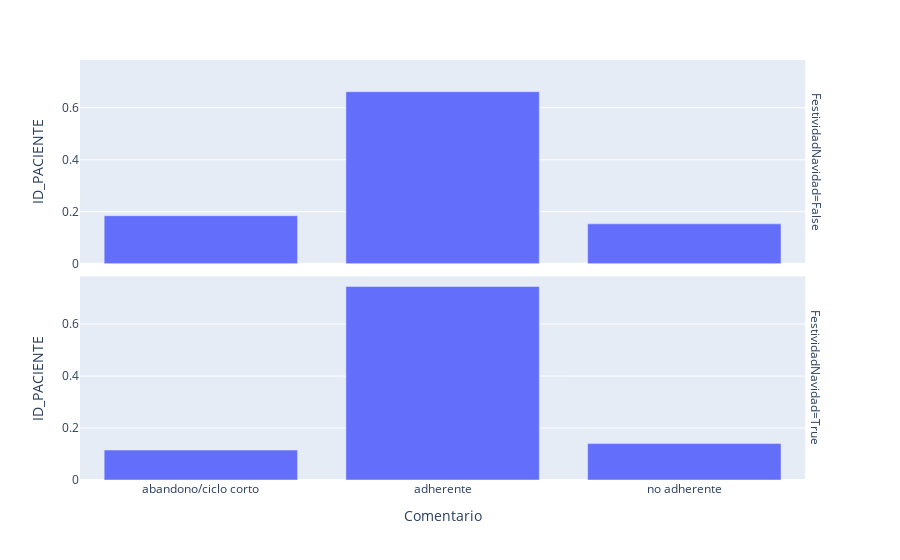

Notebook code cell kept with this figure:
### Code cell
m2=montelukast[montelukast.Comentario!="ultimo registro"].groupby(['FestividadNavidad','Comentario']).count()
m3=(m2["ID_PACIENTE"]/m2["ID_PACIENTE"].groupby(level=0).sum()).reset_index()
px.bar(m3,x="Comentario",y="ID_PACIENTE",facet_row="FestividadNavidad")

### Figure 1 — Plotly figure (JSON) as saved in the notebook; plotly's stock layout.template omitted (floating-point values rounded to 4 significant figures)
{"data": [{"alignmentgroup": "True", "hovertemplate": "FestividadNavidad=False<br>Comentario=%{x}<br>ID_PACIENTE=%{y}<extra></extra>", "legendgroup": "", "marker": {"color": "#636efa"}, "name": "", "offsetgroup": "", "orientation": "v", "showlegend": false, "textposition": "auto", "type": "bar", "x": ["abandono/ciclo corto", "adherente", "no adherente"], "xaxis": "x2", "y": [0.1847, 0.6619, 0.1534], "yaxis": "y2"}, {"alignmentgroup": "True", "hovertemplate": "FestividadNavidad=True<br>Comentario=%{x}<br>ID_PACIENTE=%{y}<extra></extra>", "legendgroup": "", "marker": {"color": "#636efa"}, "name": "", "offsetgroup": "", "orientation": "v", "showlegend": false, "textposition": "auto", "type": "bar", "x": ["abandono/ciclo corto", "adherente", "no adherente"], "xaxis": "x", "y": [0.1152, 0.7447, 0.1401], "yaxis": "y"}], "layout": {"annotations": [{"font": {}, "showarrow": false, "text": "FestividadNavidad=True", "textangle": 90, "x": 0.98, "xanchor": "left", "xref": "paper", "y": 0.2425, "yanchor": "middle", "yref": "paper"}, {"font": {}, "showarrow": false, "text": "FestividadNavidad=False", "textangle": 90, "x": 0.98, "xanchor": "left", "xref": "paper", "y": 0.7575, "yanchor": "middle", "yref": "paper"}], "barmode": "relative", "legend": {"tracegroupgap": 0}, "margin": {"t": 60}, "xaxis": {"anchor": "y", "domain": [0, 0.98], "title": {"text": "Comentario"}}, "xaxis2": {"anchor": "y2", "domain": [0, 0.98], "matches": "x", "showticklabels": false}, "yaxis": {"anchor": "x", "domain": [0, 0.485], "title": {"text": "ID_PACIENTE"}}, "yaxis2": {"anchor": "x2", "domain": [0.515, 1], "matches": "y", "title": {"text": "ID_PACIENTE"}}}}
